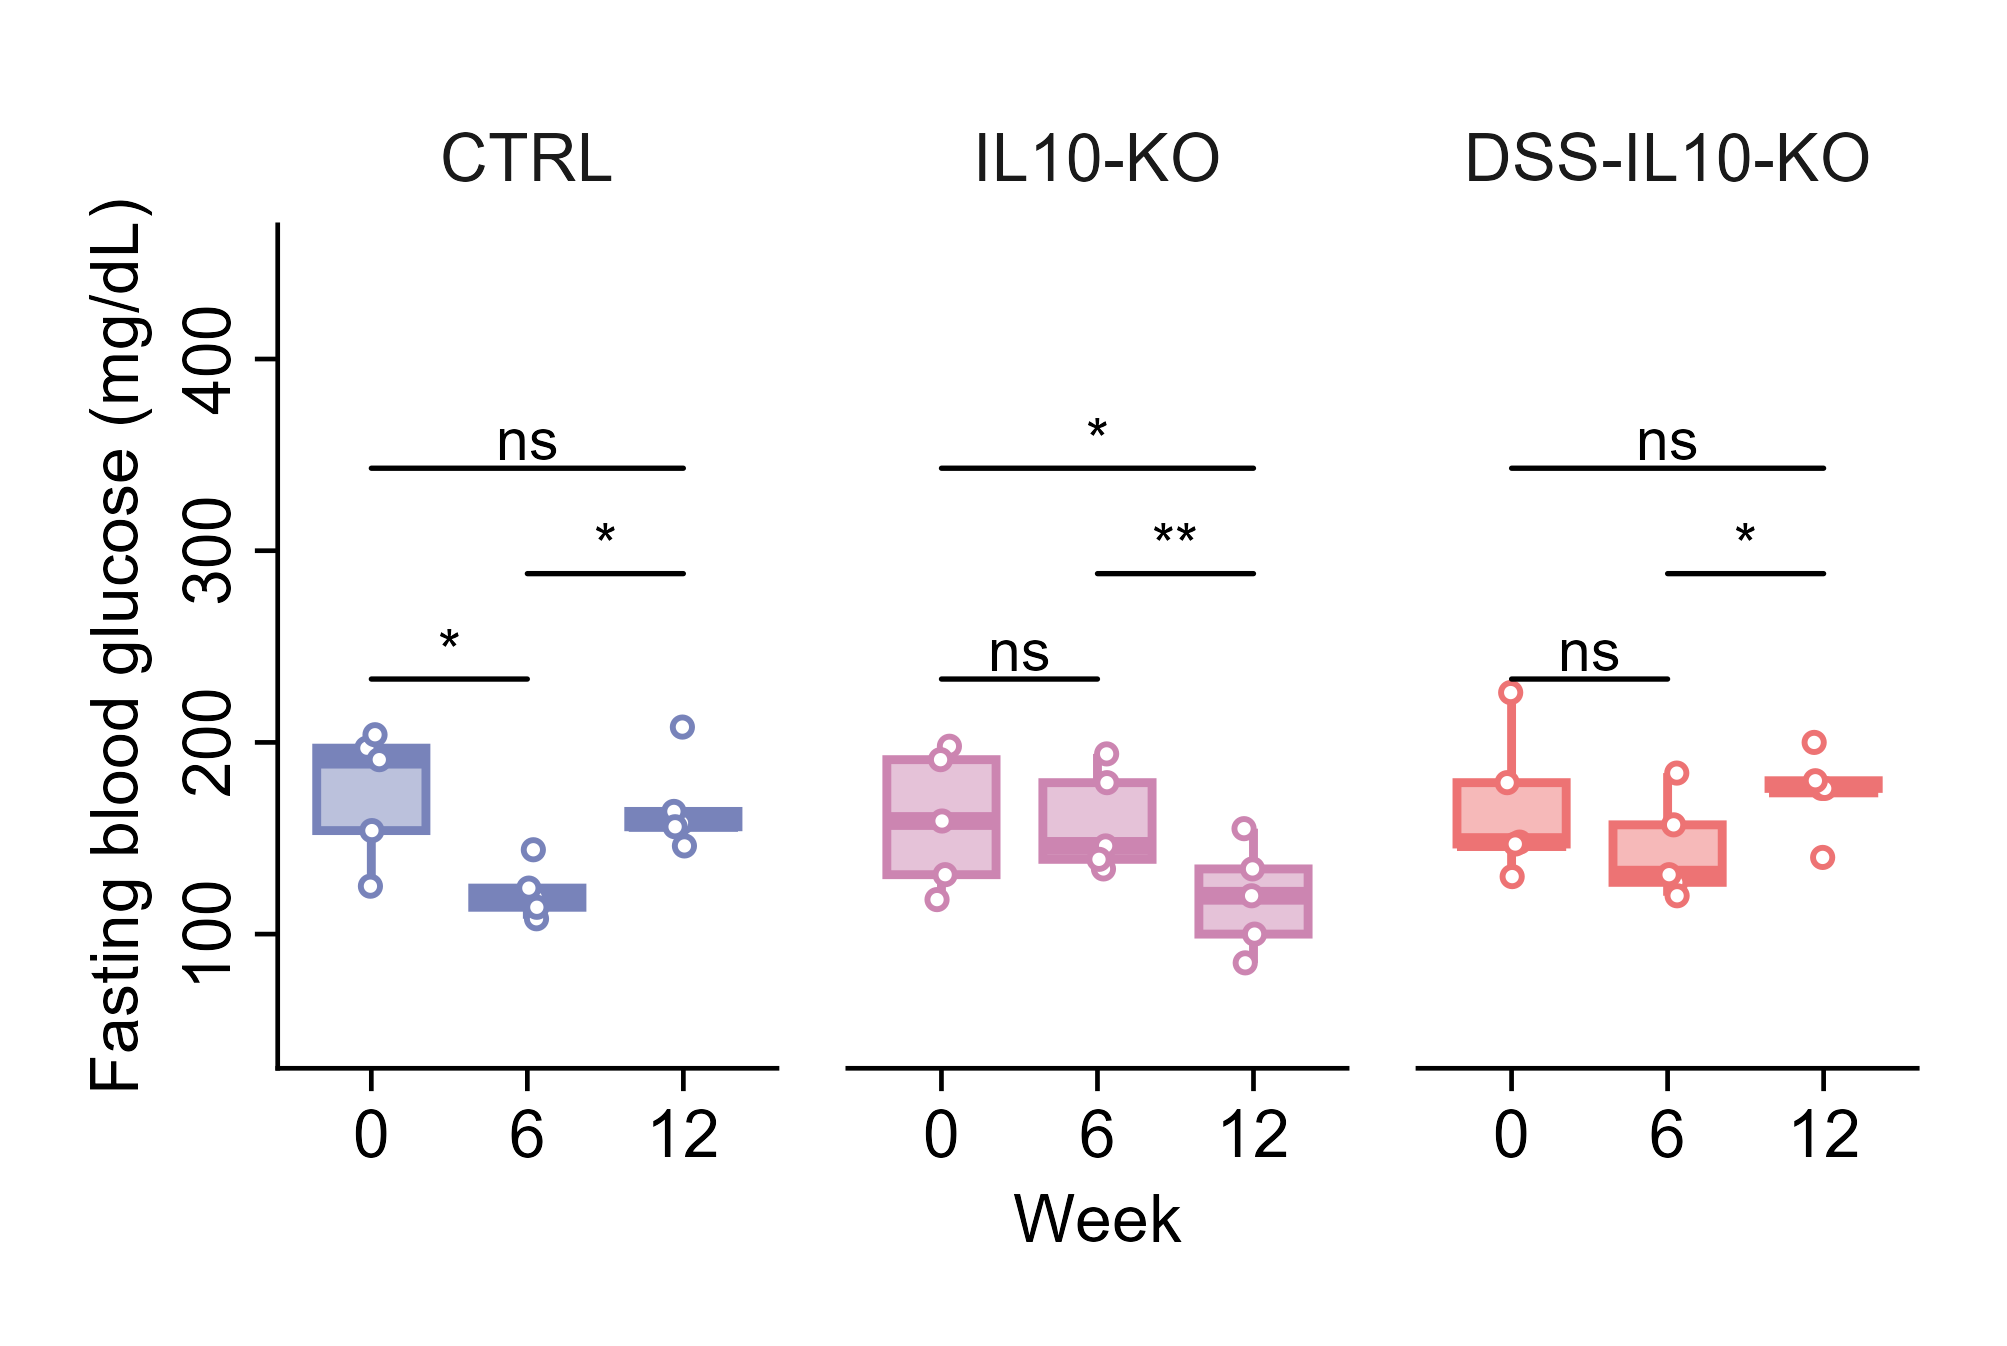

Write the R code that produced this figure.
# ============================================================
# Fasting Blood Glucose (FBG) Analysis - Enhanced Version
# Paired Within-Subject Comparisons
# Revised for Diabetologia Journal Submission
# Normality Testing for Information Only
# VISUAL APPEARANCE MATCHED TO FIG 1B
# Three groups: CTRL, IL10-KO, DSS-IL10-KO
# Weeks: 0, 6, 12
# ============================================================

# STUDY DESIGN NOTE:
# This is a PAIRED design - same mice measured repeatedly over time
# Has ID column to track individuals
# Uses PAIRED t-test consistently throughout (matching plot)

# 0) Clear workspace and set working directory
rm(list = ls())
# Set the working directory to this script's own folder before running
# (e.g. in RStudio: Session > Set Working Directory > To Source File Location)

# 1) Load required libraries
library(ggplot2)
library(readr)
library(dplyr)
library(ggpubr)
library(ggsci)
library(rstatix)
library(tidyr)

# 2) Define Diabetologia colour palette
diabetologia_colors <- c(
  "CTRL"        = rgb(120, 131, 186, maxColorValue = 255),
  "IL10-KO"     = rgb(204, 133, 177, maxColorValue = 255),
  "DSS-IL10-KO" = rgb(237, 115, 116, maxColorValue = 255)
)

# 3) Define comparison weeks
my_comparison_weeks <- list(
  c("0", "6"),   # Baseline to Week 6 (first DSS endpoint)
  c("6", "12"),  # Week 6 to 12 (long-term from second DSS)
  c("0", "12")   # Baseline to study end
)

# ============================================================
# 4) Import FBG data
# ============================================================
cat("\n=== LOADING FASTING BLOOD GLUCOSE DATA ===\n")
dat <- read_csv("Fig_2a_Data_FBG.csv")
dat <- dat %>% filter(Replicate %in% c("Rep1", "Rep2", "Rep3", "Rep4", "Rep5"))

# Filter for Weeks 0, 6, 12 only
dat <- dat %>%
  filter(Week_num %in% c(0, 6, 12)) %>%
  filter(!is.na(FBG))

# Convert variables to factors
dat$ID       <- as.factor(dat$ID)
dat$Group    <- as.factor(dat$Group)
dat$Week_num <- as.factor(dat$Week_num)

# Set the order of groups
z_order <- c("CTRL", "IL10-KO", "DSS-IL10-KO")
dat$Group <- factor(dat$Group, levels = z_order)

# Define group labels
Group.labs <- c("CTRL", "IL10-KO", "DSS-IL10-KO")
names(Group.labs) <- c("CTRL", "IL10-KO", "DSS-IL10-KO")

# Check data structure
cat("\n=== DATA STRUCTURE FOR FBG ===\n")
print(head(dat, 20))
cat("\nTotal observations:", nrow(dat), "\n")
cat("\nSample sizes per group per week:\n")
print(table(dat$Group, dat$Week_num))

# ============================================================
# 4A) NORMALITY TESTING (Informational Only)
# Tests are run for transparency; test selection is NOT adaptive
# Paired t-test is used consistently throughout (see section 5)
# ============================================================
cat("\n=== NORMALITY TESTING (Shapiro-Wilk) — Informational Only ===\n")
cat("Testing paired differences for each group and comparison\n")
cat("(Paired t-test is used throughout regardless of normality result)\n\n")

normality_results <- data.frame()

for (grp in z_order) {
  for (comp in my_comparison_weeks) {
    week1 <- comp[1]
    week2 <- comp[2]
    
    data_wide <- dat %>%
      filter(Group == grp, Week_num %in% c(week1, week2)) %>%
      select(ID, Week_num, FBG) %>%
      pivot_wider(names_from = Week_num, values_from = FBG, names_prefix = "Week_")
    
    if (ncol(data_wide) >= 3) {
      differences <- data_wide[[paste0("Week_", week2)]] - data_wide[[paste0("Week_", week1)]]
      differences <- differences[!is.na(differences)]
      
      if (length(differences) >= 3) {
        shapiro_result <- shapiro.test(differences)
        is_normal      <- shapiro_result$p.value > 0.05
        
        normality_results <- rbind(normality_results, data.frame(
          Group      = grp,
          Comparison = paste0("Week ", week1, " vs ", week2),
          n          = length(differences),
          Shapiro_W  = round(shapiro_result$statistic, 4),
          Shapiro_p  = round(shapiro_result$p.value, 4),
          Normal     = is_normal,
          Note       = "Informational only — paired t-test used throughout"
        ))
        
        cat(sprintf("%s, Week %s vs %s: n=%d, W = %.4f, p = %.4f → %s\n",
                    grp, week1, week2, length(differences),
                    shapiro_result$statistic,
                    shapiro_result$p.value,
                    ifelse(is_normal, "Normal", "Non-normal")))
      }
    }
  }
  cat("\n")
}

# Export normality results
write.csv(
  normality_results,
  file      = "Fig_2a_Normality_Tests.csv",
  row.names = FALSE
)
cat("✓ Normality test results exported to Fig_2a_Normality_Tests.csv\n")

# ============================================================
# 5) PERFORM PAIRED T-TESTS (consistent method, no BH correction)
# ============================================================
cat("\n=== PERFORMING PAIRED T-TESTS (raw p-values, no correction) ===\n")

all_test_results <- data.frame()

for (grp in z_order) {
  for (comp in my_comparison_weeks) {
    week1 <- comp[1]
    week2 <- comp[2]
    
    dat_subset <- dat %>%
      filter(Group == grp, Week_num %in% c(week1, week2))
    
    test_result <- compare_means(
      formula     = FBG ~ Week_num,
      data        = dat_subset,
      method      = "t.test",   # Paired t-test used consistently
      paired      = TRUE,
      comparisons = list(c(week1, week2))
    ) %>%
      mutate(
        Group       = grp,
        Test_Method = "Paired t-test"
      )
    
    all_test_results <- rbind(all_test_results, test_result)
  }
}

# Format results — raw p-values only, no BH correction
all_test_results <- all_test_results %>%
  mutate(p = signif(p, 3)) %>%
  rename(Variable = .y.) %>%
  select(Group, Variable, group1, group2, Test_Method, p, p.signif)

cat("\n=== Statistical Test Results (raw p-values) ===\n")
print(all_test_results)

# Export test results
write.csv(
  all_test_results,
  file      = "Fig_2a_Statistical_Tests.csv",
  row.names = FALSE
)
cat("✓ Statistical test results exported to Fig_2a_Statistical_Tests.csv\n")

# ============================================================
# 6) Create boxplot with within-subject comparisons
# VISUAL APPEARANCE MATCHED TO FIG 1B
# ============================================================
cat("\n=== GENERATING BOXPLOT ===\n")

combined_plot <- ggboxplot(
  dat, x = "Week_num", y = "FBG",
  color  = "Group", fill = "Group",
  alpha  = 0.5, add = "jitter",
  add.params = list(color = "Group", shape = 21,
                    fill = "white", size = 0.75),
  palette    = diabetologia_colors,
  outlier.shape = NA
) +
  scale_y_continuous(limits = c(50, 450), breaks = c(100, 200, 300, 400)) +
  labs(
    y = "Fasting blood glucose (mg/dL)",
    x = "Week"
  ) +
  facet_wrap(vars(Group),
             ncol      = 3,
             labeller  = labeller(Group = Group.labs)) +
  theme_classic() +
  theme(
    legend.position  = "none",
    strip.text       = element_text(size = 8),
    strip.background = element_blank(),
    axis.title       = element_text(size = 8),
    axis.text.x      = element_text(size = 8, colour = "black"),
    axis.text.y      = element_text(size = 8, colour = "black", angle = 90, hjust = 0.5),
    axis.line        = element_line(colour = "black", linewidth = 0.75 / .pt),
    axis.ticks       = element_line(colour = "black", linewidth = 0.75 / .pt),
    panel.spacing    = unit(0.3, "cm"),
    plot.margin      = margin(3.8, 3.8, 3.8, 3.8, "mm")
  ) +
  stat_compare_means(
    comparisons  = my_comparison_weeks,
    method       = "t.test",   # Paired t-test — consistent with exported CSV
    paired       = TRUE,
    tip.length   = 0.0,
    step.increase = 0.39,
    label        = "p.signif",
    size         = 2.5,
    bracket.size = 0.3
  )

print(combined_plot)

# Save combined plot in PNG and SVG
ggsave(
  filename  = "Fig_2a_Boxplot_FBG.png",
  plot      = combined_plot,
  scale = 1, width = 8.5, height = 5.7,
  units = "cm", dpi = 600, limitsize = FALSE
)

ggsave(
  filename  = "Fig_2a_Boxplot_FBG.svg",
  plot      = combined_plot,
  scale = 1, width = 8.5, height = 5.7,
  units = "cm", limitsize = FALSE
)

cat("✓ Boxplot saved in PNG and SVG formats\n")

# ============================================================
# 7) Summary statistics by Group and Week
# ============================================================
cat("\n=== CALCULATING SUMMARY STATISTICS ===\n")

summary_stats <- dat %>%
  group_by(Group, Week_num) %>%
  summarise(
    n       = n(),
    mean    = round(mean(FBG, na.rm = TRUE), 2),
    sd      = round(sd(FBG, na.rm = TRUE), 2),
    sem     = round(sd(FBG, na.rm = TRUE) / sqrt(n()), 2),
    median  = round(median(FBG, na.rm = TRUE), 2),
    min     = round(min(FBG, na.rm = TRUE), 2),
    max     = round(max(FBG, na.rm = TRUE), 2),
    .groups = 'drop'
  ) %>%
  mutate(Mean_SEM = paste0(mean, " \u00b1 ", sem))

cat("\n=== Summary Statistics (Mean \u00b1 SEM) ===\n")
print(summary_stats)

write.csv(
  summary_stats,
  file      = "Fig_2a_Summary_FBG.csv",
  row.names = FALSE
)
cat("✓ Summary statistics exported to Fig_2a_Summary_FBG.csv\n")

# ============================================================
# 8) Calculate FBG changes (Δ FBG)
# ============================================================
cat("\n=== CALCULATING FBG CHANGES ===\n")

fbg_changes_list <- list()

for (comp in my_comparison_weeks) {
  week1     <- comp[1]
  week2     <- comp[2]
  comp_name <- paste0("Delta_", week1, "_", week2)
  pct_name  <- paste0("Pct_",   week1, "_", week2)
  
  fbg_changes_temp <- dat %>%
    filter(Week_num %in% c(week1, week2)) %>%
    select(ID, Group, Week_num, FBG) %>%
    pivot_wider(names_from = Week_num, values_from = FBG, names_prefix = "Week_") %>%
    mutate(
      !!comp_name := .data[[paste0("Week_", week2)]] - .data[[paste0("Week_", week1)]],
      !!pct_name  := round(((.data[[paste0("Week_", week2)]] - .data[[paste0("Week_", week1)]]) /
                              .data[[paste0("Week_", week1)]]) * 100, 2)
    ) %>%
    select(ID, Group, all_of(c(comp_name, pct_name)))
  
  fbg_changes_list[[paste0(week1, "_", week2)]] <- fbg_changes_temp
}

fbg_changes <- fbg_changes_list[[1]]
for (i in 2:length(fbg_changes_list)) {
  fbg_changes <- fbg_changes %>%
    full_join(fbg_changes_list[[i]], by = c("ID", "Group"))
}

write.csv(
  fbg_changes,
  file      = "Fig_2a_FBG_Changes.csv",
  row.names = FALSE
)
cat("✓ FBG changes exported to Fig_2a_FBG_Changes.csv\n")

# ============================================================
# 9) Summary of FBG changes by Group
# ============================================================
cat("\n=== SUMMARY OF FBG CHANGES BY GROUP ===\n")

fbg_change_summary <- fbg_changes %>%
  group_by(Group) %>%
  summarise(
    n               = n(),
    Mean_Delta_0_6  = round(mean(Delta_0_6,  na.rm = TRUE), 2),
    SEM_Delta_0_6   = round(sd(Delta_0_6,    na.rm = TRUE) / sqrt(n()), 2),
    Mean_Delta_6_12 = round(mean(Delta_6_12, na.rm = TRUE), 2),
    SEM_Delta_6_12  = round(sd(Delta_6_12,   na.rm = TRUE) / sqrt(n()), 2),
    Mean_Delta_0_12 = round(mean(Delta_0_12, na.rm = TRUE), 2),
    SEM_Delta_0_12  = round(sd(Delta_0_12,   na.rm = TRUE) / sqrt(n()), 2),
    .groups = 'drop'
  )

cat("\nSummary of FBG changes:\n")
print(fbg_change_summary)

write.csv(
  fbg_change_summary,
  file      = "Fig_2a_Summary_FBG_Changes.csv",
  row.names = FALSE
)
cat("✓ FBG change summary exported to Fig_2a_Summary_FBG_Changes.csv\n")

# ============================================================
# 10) Summary
# ============================================================
cat("\n", rep("=", 60), "\n", sep = "")
cat("ANALYSIS COMPLETE\n")
cat(rep("=", 60), "\n", sep = "")
cat("\nGenerated files:\n")
cat(" 1. Fig_2a_Normality_Tests.csv    (Shapiro-Wilk — informational only)\n")
cat(" 2. Fig_2a_Statistical_Tests.csv  (paired t-tests, raw p-values)\n")
cat(" 3. Fig_2a_Boxplot_FBG.png        (600 dpi)\n")
cat(" 4. Fig_2a_Boxplot_FBG.svg        (vector format)\n")
cat(" 5. Fig_2a_Summary_FBG.csv        (descriptive statistics by week)\n")
cat(" 6. Fig_2a_FBG_Changes.csv        (individual-level Δ FBG)\n")
cat(" 7. Fig_2a_Summary_FBG_Changes.csv (group-level Δ FBG)\n")
cat("\nFigure dimensions: 8.5 cm (width) × 5.7 cm (height)\n")
cat("\nVISUAL APPEARANCE:\n")
cat(" - Matched to Fig 1b for consistency\n")
cat(" - Uses Diabetologia colour palette\n")
cat(" - Boxplots with 50% transparency (alpha = 0.5)\n")
cat(" - Jittered points: white fill, shape 21\n")
cat(" - Statistical brackets: size 0.3\n")
cat(" - Significance labels: size 2.5\n")
cat("\nStatistical approach:\n")
cat(" - Design: PAIRED (within-subject, repeated measures)\n")
cat(" - Normality testing: Shapiro-Wilk on paired differences (informational)\n")
cat(" - Test used throughout: Paired t-test (consistent in plot and CSV)\n")
cat(" - Multiple comparison correction: NONE (raw p-values reported)\n")
cat("\nComparisons per group:\n")
cat(" - Week 0 vs 6\n")
cat(" - Week 6 vs 12\n")
cat(" - Week 0 vs 12\n")
cat("   Total: 9 comparisons (3 groups × 3 time comparisons)\n")
cat("\nSignificance levels (raw p-values):\n")
cat(" *** p<0.001\n")
cat("  ** p<0.01\n")
cat("   * p<0.05\n")
cat("  ns  not significant\n")
cat(rep("=", 60), "\n", sep = "")
